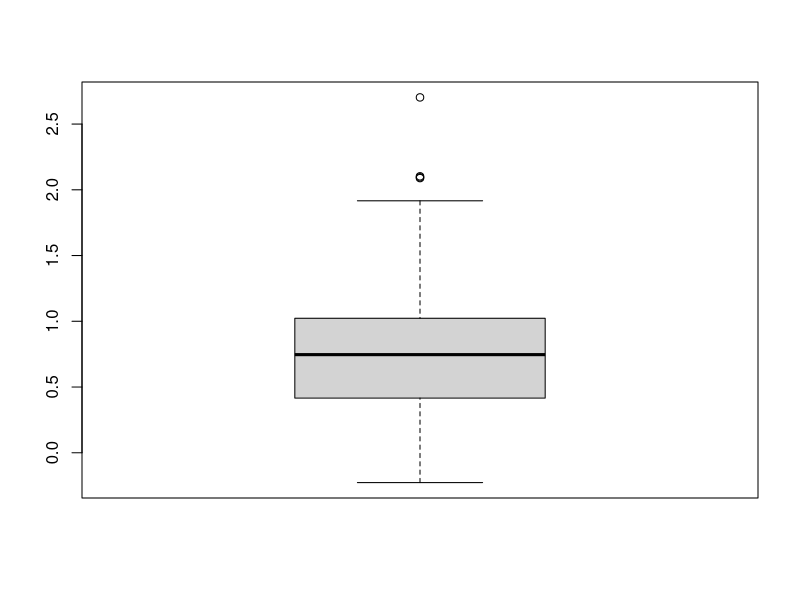
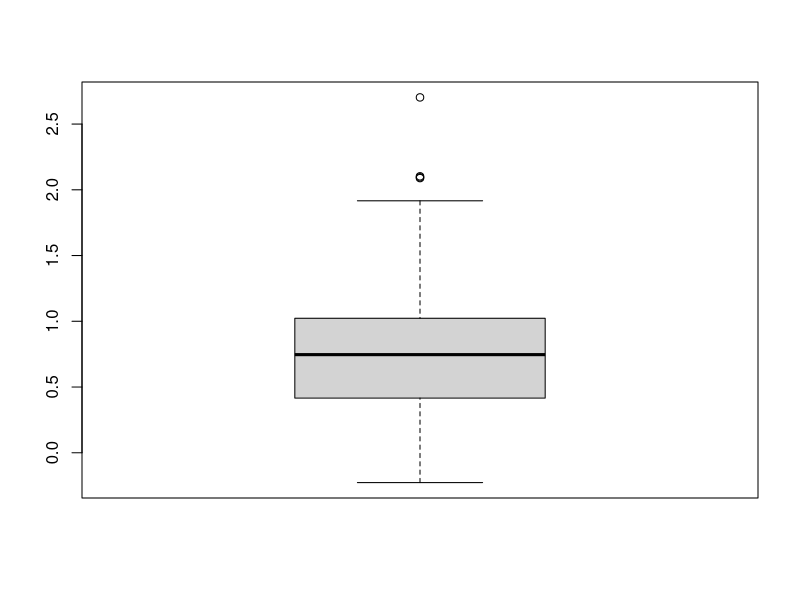
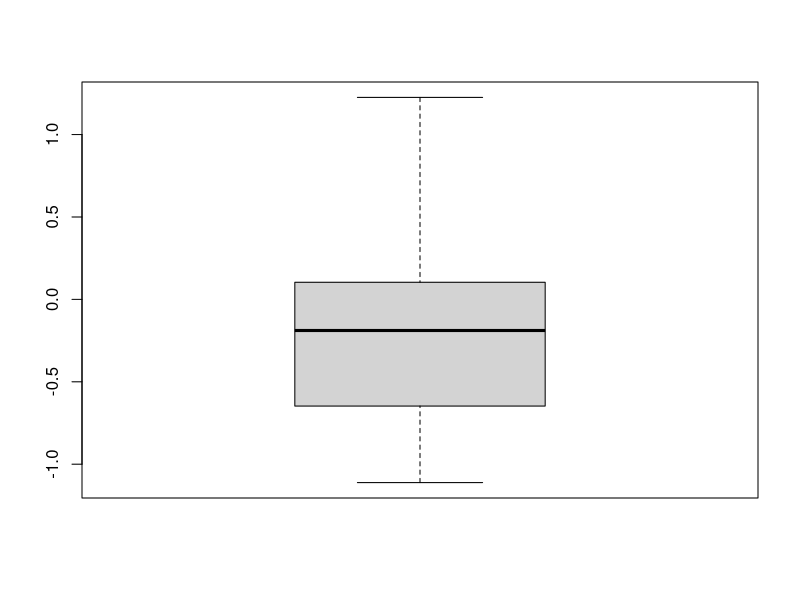
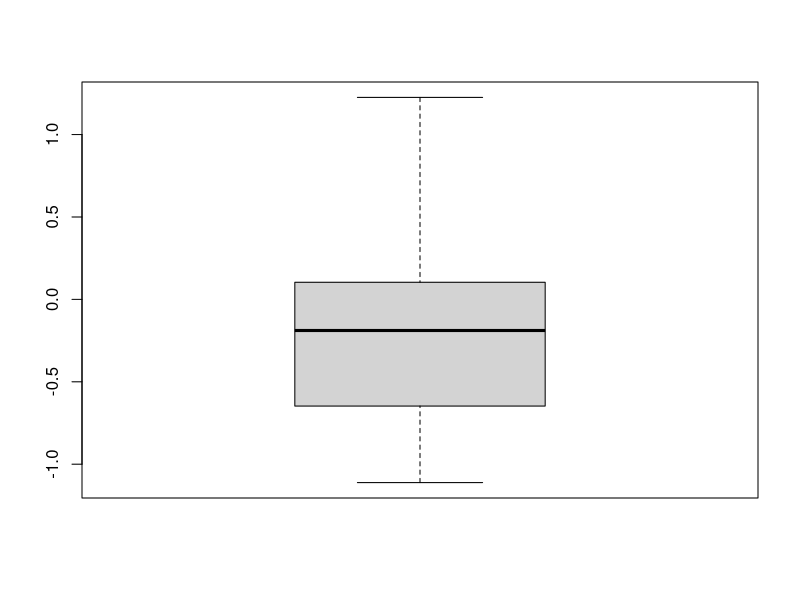
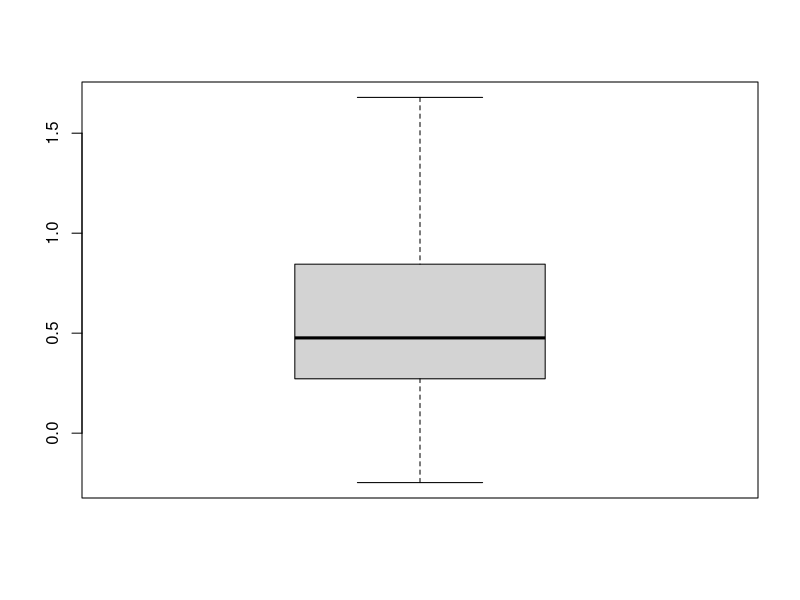
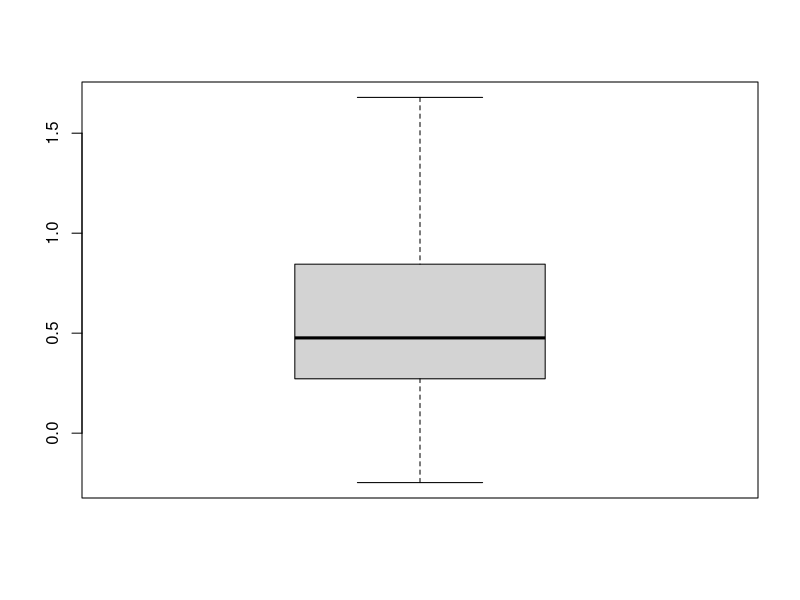
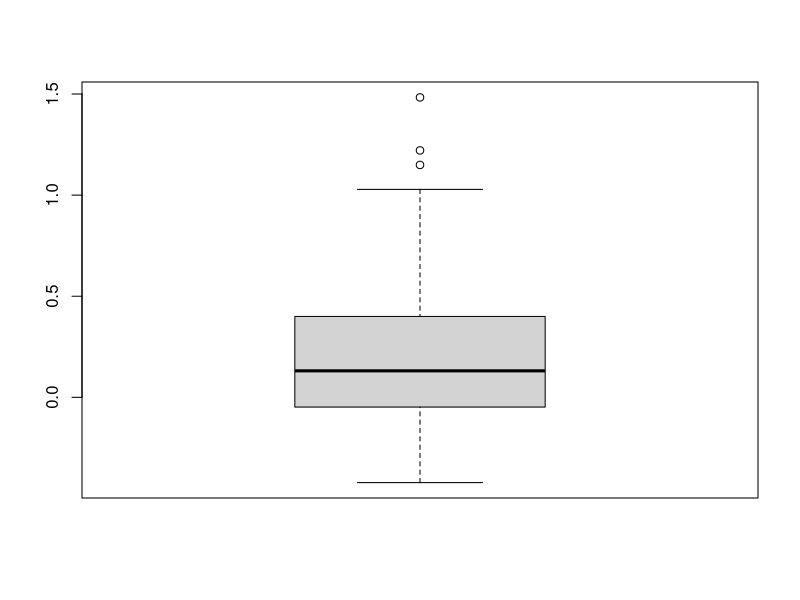
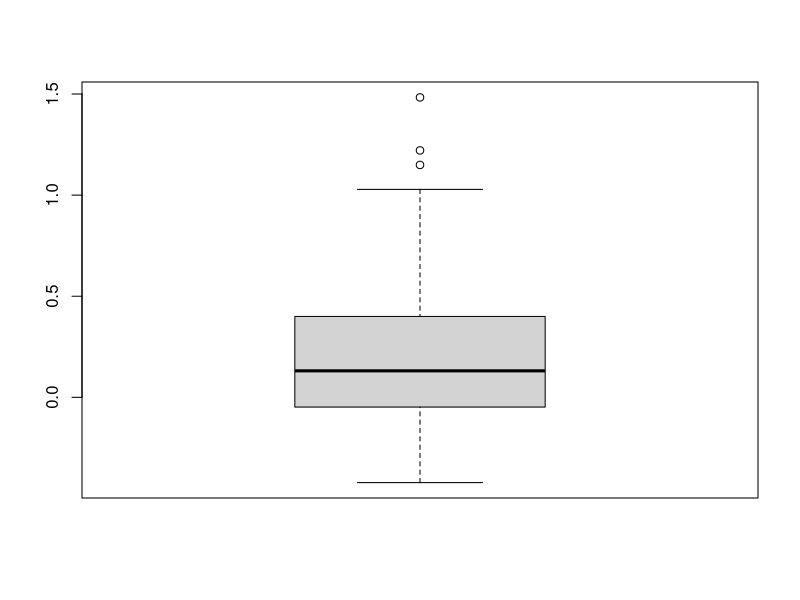

These figures' R source, in order:
library(tidyverse)
library(magrittr)


setwd(dirname(rstudioapi::getActiveDocumentContext()$path))

df_chen <- read_csv("chen-2019-4a.csv")

df_chen <- df_chen %>% 
  filter(stim == "word")

#---------------------------------------------------------------

is_outlier <- function(x) {
  lower <- boxplot(log(x))$stats[1]
  upper <- boxplot(log(x))$stats[5]
  return(!between(log(x), lower, upper))
}

df_schnuerch <- read_csv("schnuerch-BA_oi_data.csv") %>% 
  filter(condition == "hehe") %>% 
  select(code, time, correct) %>% 
  rename(id = code,
         rt = time) %>% 
  mutate(rt = rt / 1000,
         id = dense_rank(id)) %>% 
  group_by(id) %>% 
  mutate(trial_filter = is_outlier(rt)) %>% 
  ungroup() %>% 
  mutate(rt = ifelse(correct == 1, rt, -rt)) %>% 
  filter(!trial_filter) %>% 
  select(-correct,
         -trial_filter)






  
